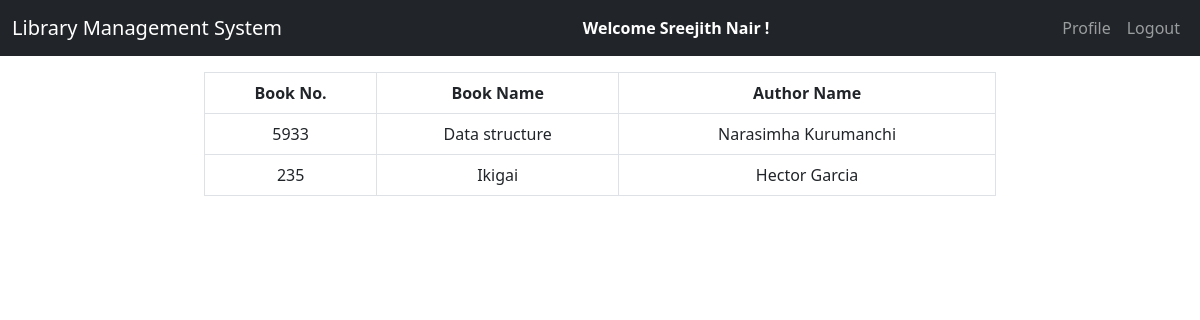
The page /view_issued_books.php (signed in) on the database its author committed.
### tables this page shows
CREATE TABLE `issued_books` (
  `s_no` int(11) NOT NULL,
  `book_no` int(11) NOT NULL,
  `book_name` varchar(200) NOT NULL,
  `book_author` varchar(200) NOT NULL,
  `student_id` int(11) NOT NULL,
  `status` int(11) NOT NULL,
  `issue_date` longtext NOT NULL
);

### view_issued_books.php (the view, shortened to what this page needs)
<?php
$connection = mysqli_connect("localhost", "root", "", "lms");
$query = "select * from users where email = '$_SESSION[email]'";
$query_run = mysqli_query($connection, $query);
$row = mysqli_fetch_assoc($query_run);
$id = $row['id'];
?>
<!doctype html>
<html lang="en">
<head>
    <link href="https://cdn.jsdelivr.net/npm/bootstrap@5.2.2/dist/css/bootstrap.min.css" rel="stylesheet">
    <link rel="stylesheet" href="./css/style.css">
</head>
<body>
    <nav class="navbar navbar-expand-lg navbar-dark bg-dark">
        <div class="container-fluid">
            <div class="navbar-header">
                <a href="admin_dashboard.php" class="navbar-brand">Library Management System</a>
            </div>
            <span><strong class="text-white">Welcome <?php echo $_SESSION["name"]; ?>!</strong></span>
            <ul class="nav navbar-nav navbar-right">
                <li class="nav-item">
                    <a href="view_profile.php" class="nav-link">Profile</a>
                </li>
                <li class="nav-item">
                    <a href="logout.php" class="nav-link">Logout</a>
                </li>
            </ul>
        </div>
    </nav>
    <div class="row">
        <div class="col-md-2"></div>
        <div class="col-md-8">
            <table class="table table-bordered top" style="text-align:center;">
                <thead>
                    <tr>
                        <th scope="col">Book No.</th>
                        <th scope="col">Book Name</th>
                        <th scope="col">Author Name</th>
                    </tr>
                </thead>
                <?php
                    $connection = mysqli_connect("localhost", "root", "", "lms");
                    $query = "SELECT * FROM issued_books WHERE student_id=$id";
                    $query_run = mysqli_query($connection, $query);
                    while ($row = mysqli_fetch_assoc($query_run)) {
                        $book_no = $row["book_no"];
                        $book_name = $row["book_name"];
                        $author_name = $row["book_author"];
                ?>
                <tbody>
                    <tr>
                        <td><?php echo $book_no;?></td>
                        <td><?php echo $book_name;?></td>
                        <td><?php echo $author_name;?></td>
                    </tr>
                </tbody>
    <?php    } ?>
            </table>
        </div>
        <div class="col-md-2"></div>
    </div>
</body>
</html>

### css/style.css (style rules this page uses)
.top { margin-top: 1rem; }

### rows shown on the page
issued_books: book_no "5933", book_name "Data structure", book_author "Narasimha Kurumanchi"
issued_books: book_no "235", book_name "Ikigai", book_author "Hector Garcia"

### other values the page prints
$_SESSION["name"] "Sreejith Nair"
